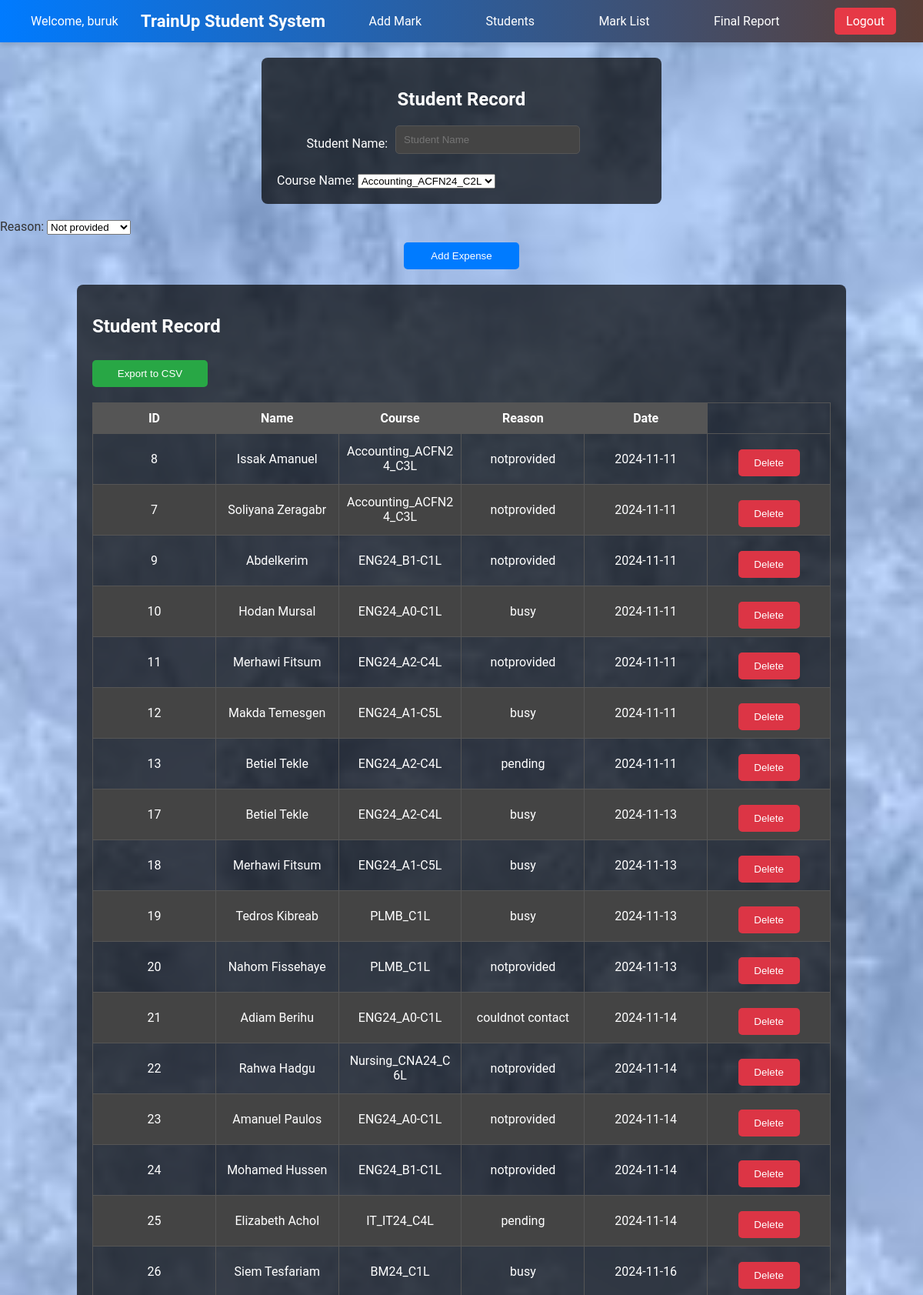
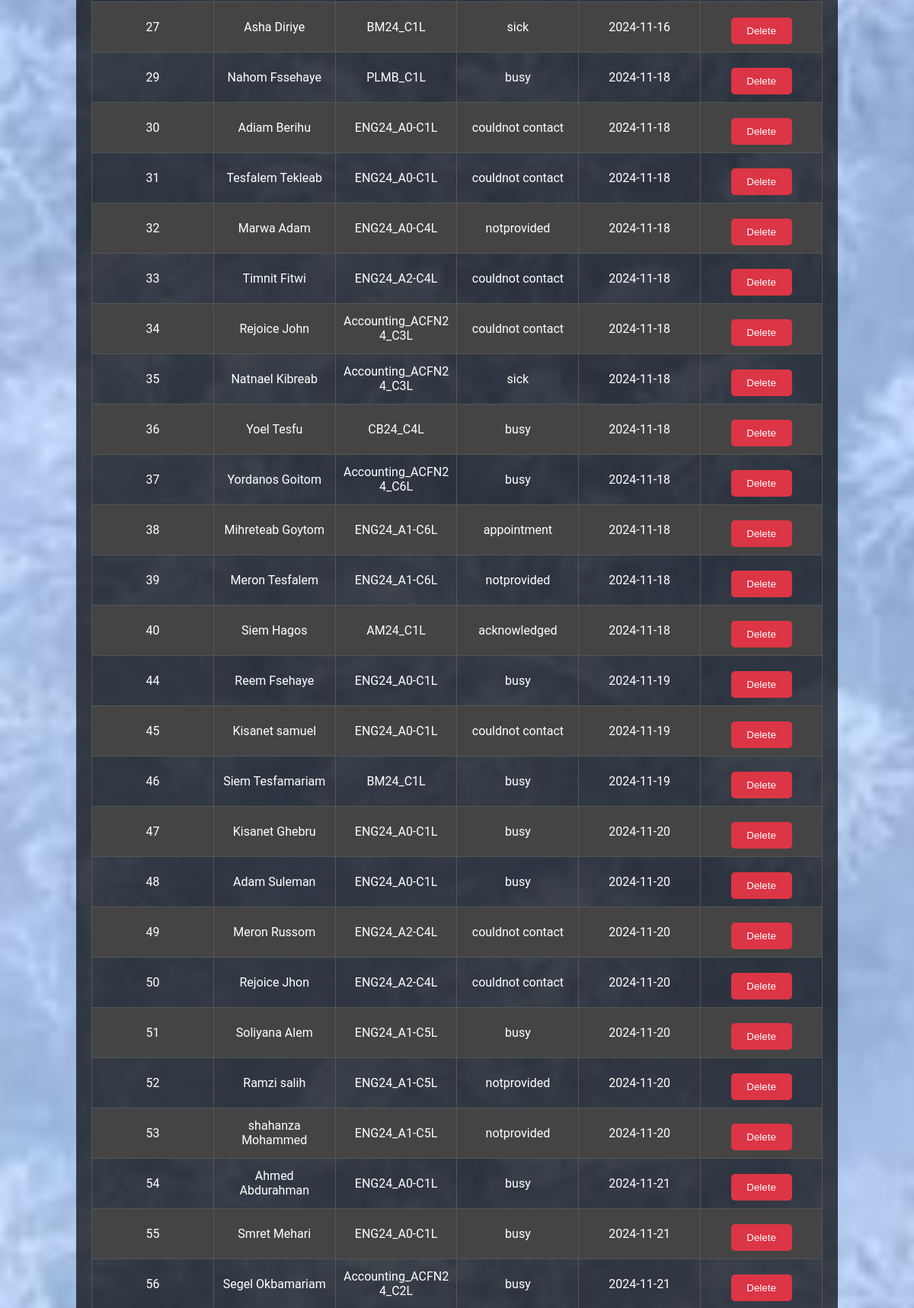
Screenshot of /expenses.php (signed in, upper part) with the database file from the repository (2 pictures, top to bottom).
### tables this page shows
CREATE TABLE IF NOT EXISTS `attendance_table` (
  `id` int NOT NULL AUTO_INCREMENT,
  `name` text NOT NULL,
  `course` varchar(180) NOT NULL,
  `reason` text NOT NULL,
  `date` date NOT NULL,
  PRIMARY KEY (`id`)
);

### expenses.php (the view, shortened to what this page needs)
<?php
$servername = "localhost";
$username = "root";
$password = "";
$dbname = "icemaker_database";
$conn = new mysqli($servername, $username, $password, $dbname);
$sql = "SELECT * FROM attendance_table";
$expensesResult = $conn->query($sql);
?>
<!DOCTYPE html>
<html lang="en">
<head>
</head>
<body>
 <?php
include "header.php";
?>
    <div class="container">
        <h2>Student Record</h2>
        <form method="POST" action="">
            <div class="form-group">
                <label for="StudentName">Student Name:</label>
                <input type="text" id="StudentName" name="StudentName" placeholder="Student Name" required value="<?php echo $StudentName; ?>" oninput="formatNumber(this)">
            </div>
            <label for="coursename">Course Name:</label>
            <select id="category">
                <option value="Accounting_ACFN24_C2L">Accounting_ACFN24_C2L</option>
            </select>
            </div>
            <div class="input-group">
            <label for="category">Reason:</label>
            <select id="category">
                <option value="notprovided">Not provided</option>
            </select>
        </div>
            <div class="input-group">
            <div class="form-actions">
                <button type="submit">Add Expense</button>
            </div>
    </div>
    <div class="tablecontainer">
        <h2>Student Record</h2>
        <form method="POST" action="">
            <button type="submit" name="export" style="margin-bottom: 20px; background-color: #28a745;">Export to CSV</button>
        </form>
        <table>
            <thead>
                <tr>
                    <th>ID</th>
                    <th>Name</th>
                    <th>Course</th>
                    <th>Reason</th>
                    <th>Date</th>
                </tr>
            </thead>
            <tbody>
                <?php
                if ($expensesResult->num_rows > 0) {
                    while ($row = $expensesResult->fetch_assoc()) {
                        echo "<tr>
                                <td>{$row['id']}</td>
                                <td>{$row['name']} </td>
                                <td>{$row['course']} </td>
                                <td>{$row['reason']}</td>
                                <td>{$row['date']}</td>
                                <td>
                        <form method='POST' action='' style='display:inline;'>
                            <button type='submit' name='delete' value='{$row['id']}' class='delete-button' onclick=\"return confirm('Are you sure you want to delete this expense?');\">Delete</button>
                        </form>
                    </td>
                              </tr>";
                    }
                } else {
                    echo "<tr><td colspan='5'>No expenses found.</td></tr>";
                }
                ?>
            </tbody>
        </table>
    </div>
</body>
</html>

### expenses.php (style rules this page uses)
body { font-family: Arial, sans-serif; margin: 0; padding: 0; background: url('images/ice.jpg') no-repeat center center fixed; background-size: cover; color: #fff; }
.container { margin: 20px auto; padding: 20px; background: rgba(0, 0, 0, 0.7); border-radius: 8px; color: #fff; width: 40%; }
.container h2 { text-align: center; }
.tablecontainer { margin: 20px auto; padding: 20px; background: rgba(0, 0, 0, 0.7); border-radius: 8px; color: #fff; width: 80%; }
table { width: 100%; border-collapse: collapse; margin-bottom: 20px; table-layout: fixed; }
table, th, td { border: 1px solid #555; }
th, td { padding: 10px; text-align: center; word-break: break-word; vertical-align: middle; }
th { background-color: #555; color: #fff; }
tr:nth-child(even) { background-color: #444; }
input[type="text"], input[type="number"] { padding: 10px; border: 1px solid #555; border-radius: 5px; width: calc(50% - 22px); margin-bottom: 10px; background-color: #444; color: #fff; display: inline-block; }
button { padding: 10px 15px; border: none; border-radius: 5px; background-color: #007bff; color: #fff; cursor: pointer; width: 150px; margin-top: 10px; align-self: center; }
.delete-button { padding: 10px 15px; border: none; border-radius: 5px; background-color: #dc3545; color: #fff; cursor: pointer; width: 80px; }
.form-group { display: flex; align-items: center; margin-bottom: 15px; }
.form-group label { margin-right: 10px; width: 30%; text-align: right; }
.form-actions { display: flex; justify-content: center; }

### header.php (style rules this page uses)
body { font-family: 'Roboto', Arial, sans-serif; margin: 0; padding: 0; background: url('images/ice.jpg') no-repeat center center fixed; background-size: cover; color: #333; }

### rows the page displays
attendance_table: id "8", name "Issak Amanuel", course "Accounting_ACFN24_C3L", reason "notprovided", date "2024-11-11"
attendance_table: id "7", name "Soliyana Zeragabr", course "Accounting_ACFN24_C3L", reason "notprovided", date "2024-11-11"
attendance_table: id "9", name "Abdelkerim", course "ENG24_B1-C1L", reason "notprovided", date "2024-11-11"
attendance_table: id "10", name "Hodan Mursal", course "ENG24_A0-C1L", reason "busy", date "2024-11-11"
attendance_table: id "11", name "Merhawi Fitsum", course "ENG24_A2-C4L", reason "notprovided", date "2024-11-11"
attendance_table: id "12", name "Makda Temesgen", course "ENG24_A1-C5L", reason "busy", date "2024-11-11"
attendance_table: id "13", name "Betiel Tekle", course "ENG24_A2-C4L", reason "pending", date "2024-11-11"
attendance_table: id "17", name "Betiel Tekle", course "ENG24_A2-C4L", reason "busy", date "2024-11-13"
attendance_table: id "18", name "Merhawi Fitsum", course "ENG24_A1-C5L", reason "busy", date "2024-11-13"
attendance_table: id "19", name "Tedros Kibreab", course "PLMB_C1L", reason "busy", date "2024-11-13"
attendance_table: id "20", name "Nahom Fissehaye", course "PLMB_C1L", reason "notprovided", date "2024-11-13"
attendance_table: id "21", name "Adiam Berihu", course "ENG24_A0-C1L", reason "couldnot contact", date "2024-11-14"
attendance_table: id "22", name "Rahwa Hadgu", course "Nursing_CNA24_C6L", reason "notprovided", date "2024-11-14"
attendance_table: id "23", name "Amanuel Paulos", course "ENG24_A0-C1L", reason "notprovided", date "2024-11-14"
attendance_table: id "24", name "Mohamed Hussen", course "ENG24_B1-C1L", reason "notprovided", date "2024-11-14"
attendance_table: id "25", name "Elizabeth Achol", course "IT_IT24_C4L", reason "pending", date "2024-11-14"
attendance_table: id "26", name "Siem Tesfariam", course "BM24_C1L", reason "busy", date "2024-11-16"
attendance_table: id "27", name "Asha Diriye", course "BM24_C1L", reason "sick", date "2024-11-16"
attendance_table: id "29", name "Nahom Fssehaye", course "PLMB_C1L", reason "busy", date "2024-11-18"
attendance_table: id "30", name "Adiam Berihu", course "ENG24_A0-C1L", reason "couldnot contact", date "2024-11-18"
attendance_table: id "31", name "Tesfalem Tekleab", course "ENG24_A0-C1L", reason "couldnot contact", date "2024-11-18"
attendance_table: id "32", name "Marwa Adam", course "ENG24_A0-C4L", reason "notprovided", date "2024-11-18"
attendance_table: id "33", name "Timnit Fitwi", course "ENG24_A2-C4L", reason "couldnot contact", date "2024-11-18"
attendance_table: id "34", name "Rejoice John", course "Accounting_ACFN24_C3L", reason "couldnot contact", date "2024-11-18"
attendance_table: id "35", name "Natnael Kibreab", course "Accounting_ACFN24_C3L", reason "sick", date "2024-11-18"
attendance_table: id "36", name "Yoel Tesfu", course "CB24_C4L", reason "busy", date "2024-11-18"
attendance_table: id "37", name "Yordanos Goitom", course "Accounting_ACFN24_C6L", reason "busy", date "2024-11-18"
attendance_table: id "38", name "Mihreteab Goytom", course "ENG24_A1-C6L", reason "appointment", date "2024-11-18"
attendance_table: id "39", name "Meron Tesfalem", course "ENG24_A1-C6L", reason "notprovided", date "2024-11-18"
attendance_table: id "40", name "Siem Hagos", course "AM24_C1L", reason "acknowledged", date "2024-11-18"
attendance_table: id "44", name "Reem Fsehaye", course "ENG24_A0-C1L", reason "busy", date "2024-11-19"
attendance_table: id "45", name "Kisanet samuel", course "ENG24_A0-C1L", reason "couldnot contact", date "2024-11-19"
attendance_table: id "46", name "Siem Tesfamariam", course "BM24_C1L", reason "busy", date "2024-11-19"
attendance_table: id "47", name "Kisanet Ghebru", course "ENG24_A0-C1L", reason "busy", date "2024-11-20"
attendance_table: id "48", name "Adam Suleman", course "ENG24_A0-C1L", reason "busy", date "2024-11-20"
attendance_table: id "49", name "Meron Russom", course "ENG24_A2-C4L", reason "couldnot contact", date "2024-11-20"
attendance_table: id "50", name "Rejoice Jhon", course "ENG24_A2-C4L", reason "couldnot contact", date "2024-11-20"
attendance_table: id "51", name "Soliyana Alem", course "ENG24_A1-C5L", reason "busy", date "2024-11-20"
attendance_table: id "52", name "Ramzi salih", course "ENG24_A1-C5L", reason "notprovided", date "2024-11-20"
attendance_table: id "53", name "shahanza Mohammed", course "ENG24_A1-C5L", reason "notprovided", date "2024-11-20"
attendance_table: id "54", name "Ahmed Abdurahman", course "ENG24_A0-C1L", reason "busy", date "2024-11-21"
attendance_table: id "55", name "Smret Mehari", course "ENG24_A0-C1L", reason "busy", date "2024-11-21"
attendance_table: id "56", name "Segel Okbamariam", course "Accounting_ACFN24_C2L", reason "busy", date "2024-11-21"

### other values shown
$_SESSION['username'] "buruk"
